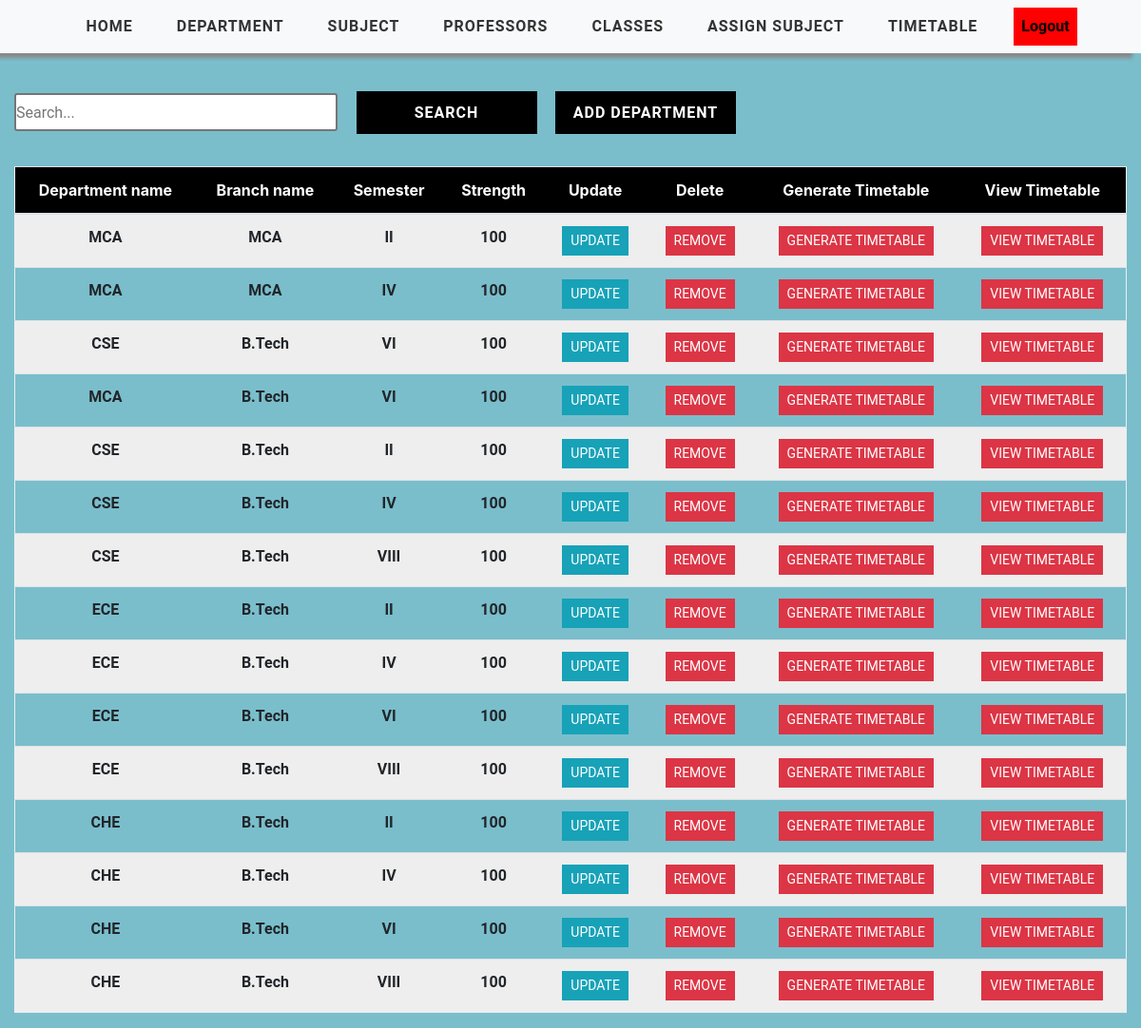
/department_view/ (signed in), run on an earlier commit of the app's database.
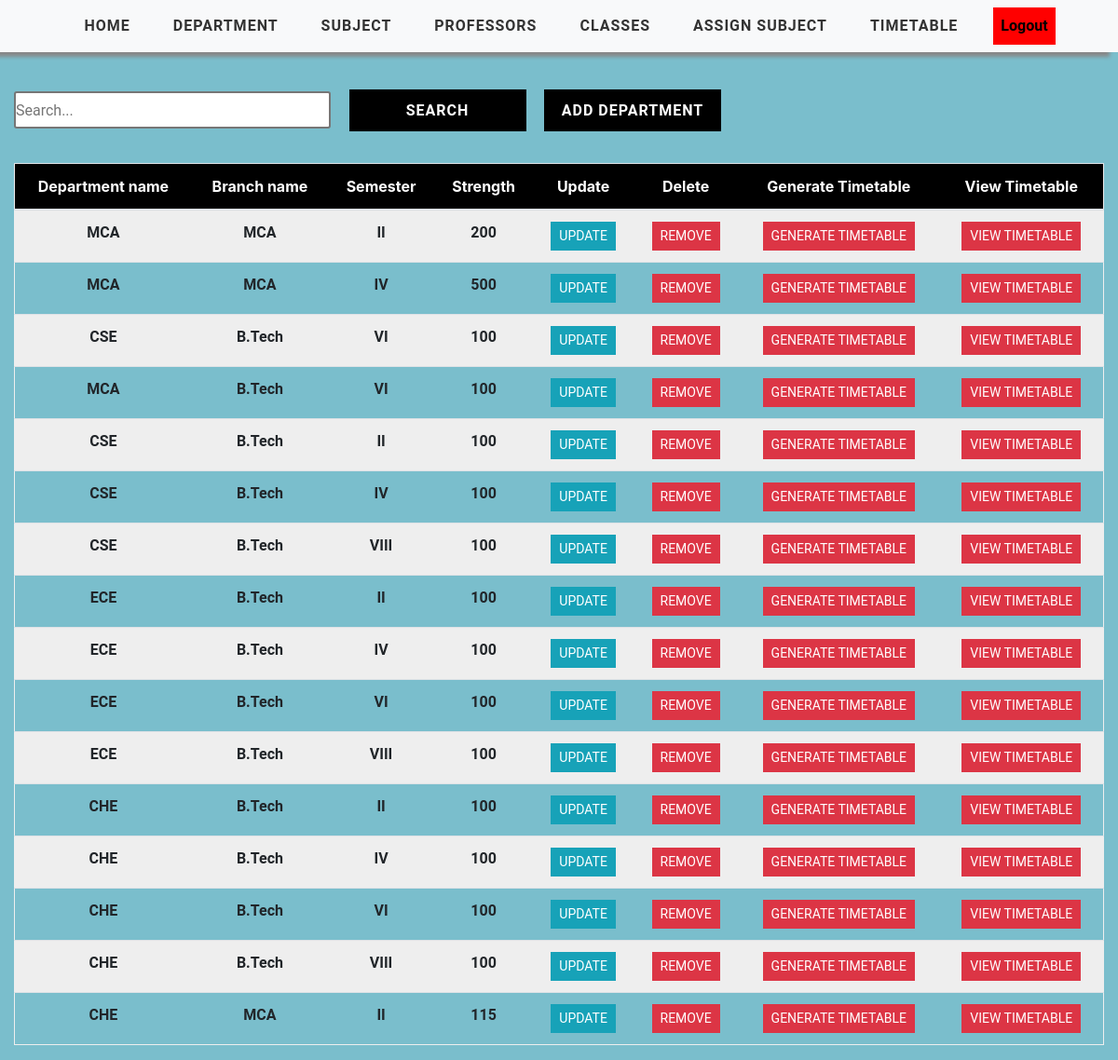
And on a later commit of the database.
### timetableapp/models.py (models this page shows, shortened)
class Department(models.Model):
    SEMESTER = (
    ('I' ,'I'),
    ('II' ,'II'),
    ('III' ,'III'),
    ('IV' ,'IV'),
    ('V' ,'V'),
    ('VI' ,'VI'),
    ('VII' ,'VII'),
    ('VIII' ,'VIII'),
    )
    BRANCH_NAME = (
    ('B.Tech' ,'B.Tech'),
    ('MCA' ,'MCA'),
    )
    DEPARTMENT_NAME = (
    ('MCA' ,'MCA'),
    ('CSE' ,'CSE'),
    ('ECE' ,'ECE'),
    ('CHE' ,'CHE'),
    )
    user = models.ForeignKey(User, on_delete=models.CASCADE, null=True, blank=True)
    branch_name=models.CharField(max_length=200, choices=BRANCH_NAME)
    department_name=models.CharField(max_length=200, choices=DEPARTMENT_NAME)
    semester = models.CharField(max_length=200, choices=SEMESTER)
    students_length=models.IntegerField(default=100)
    class Meta:
        unique_together = ('department_name','branch_name','semester')

### timetableapp/views.py (the view)
# urls.py: path('department_view/', views.DepartmentTable, name='department_view'),
@login_required(login_url='login')
def DepartmentTable(request):
    department1 = Department.objects.all()
    context = {'department1': department1}
    return render(request, 'department/DepartmentTable.html', context)

### timetableapp/templates/department/DepartmentTable.html
{% extends 'timetableapp/main.html' %}
{% load static %}
{% block content %}
<div class="viewcontainer">
    <div class="container-fluid">
    <div class="search">
        <input type="text" class="searchbox" placeholder="Search...">
        <input type="submit" value="Search" class="searchButton">
        <a href="{% url 'add-department' %}"><button class="searchButton">Add Department </button></a>
    </div>
    <div style="overflow-x:auto">
        <table class="table text-center">
            <thead class="table-header" style="color: white;">
			<tr>
                <div class="header__item filter__link" >
                   <th scope="col" class="text-center">Department name</th>
                </div>
                <div class="header__item filter__link" >
                    <th scope="col" class="text-center">Branch name</th>
                 </div>
                <div class="header__item filter__link">
                  <th class="text-center" scope="col">Semester</th>
                </div>
                <div class="header__item filter__link">
                    <th class="text-center" scope="col">Strength</th>
                  </div>
                <div class="header__item filter__link">
                    <th class="text-center" scope="col"> Update</th>
                </div>
                <div class="header__item filter__link">
                     <th class="text-center" scope="col">Delete</th>
                </div>
                <div class="header__item filter__link">
                    <th class="text-center" scope="col">Generate Timetable</th>
                </div>
                <div class="header__item filter__link">
                    <th class="text-center" scope="col">View Timetable</th>
                </div>
			</tr>
            </thead>
			<tbody class="tab-content">
                {% for department in department1 %}
				    <tr class="table-row text-center">
                        <th scope="row" class="table-data">{{ department.department_name }}</th>
						<th scope="row" class="table-data"  >{{ department.branch_name }}</th>
                        <th scope="row" class="table-data">{{ department.semester}}</th>
                        <th scope="row" class="table-data">{{ department.students_length }}</th>
                        <th scope="row" class="table-data"> <a href="{% url 'update-departmentview' dep_name=department.department_name b_name=department.branch_name sem=department.semester %}" class="btn btn-sm btn-info">Update</a></th>
                        <th scope="row" class="table-data"> <a href="{% url 'delete-department' dep_name=department.department_name b_name=department.branch_name sem=department.semester %}" class="btn btn-sm btn-danger" >Remove</a></th>
                        <th scope="row" class="table-data"> <a href="{% url 'generate-timetable-course' dep_name=department.department_name b_name=department.branch_name sem=department.semester %}" class="btn btn-sm btn-danger" >Generate Timetable</a></th>
                        <th scope="row" class="table-data"> <a href="" class="btn btn-sm btn-danger" >View Timetable</a></th>
					</tr>
                {% endfor %}
            </tbody>
        </table>
        </div>
    </div>
</div>
{% endblock %}

What changed in the data, as far as the page shows it:
changed Department (number 1 of 16 on the later page): students_length "100" → "200"
changed Department (number 2 of 16 on the later page): students_length "100" → "500"
added Department: department_name "CHE", branch_name "MCA", semester "II", students_length "115"
